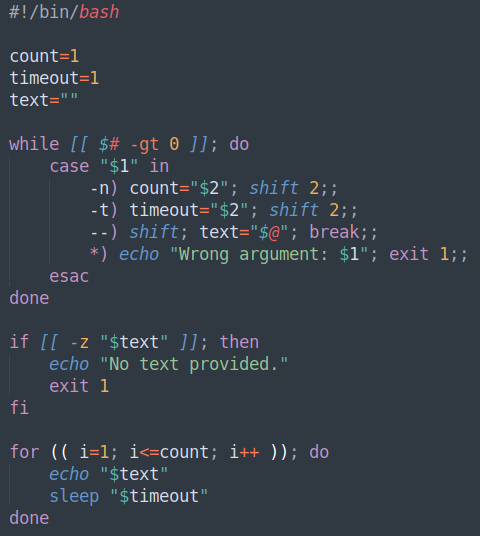
#> input picture 1/1.png, 480 x 536 px
$ python lsb_main.py
#> lines starting #> are read from the running program, lines starting #| are printed output that depends on the picture; long printed decimals are rounded
### 1/modules.py
import numpy as np
import cv2
import base64
import matplotlib.pyplot as plt

def text_to_bits(text):
    """Преобразует текст в битовую строку (8 бит на символ)."""
    return ''.join(format(ord(c), '08b') for c in text)

def lsb_embed(image, data):
    """
    Встраивает битовую строку data в изображение image, используя 1 младший бит каждого пикселя.

    Параметры:
    - image: исходное изображение (numpy-массив).
    - data: битовая строка, которую требуется встроить.

    Возвращает:
    - stego: изображение со встроенными данными.
    """
    h, w = image.shape[:2]
    channels = image.shape[2] if image.ndim == 3 else 1
    capacity = h * w * channels  # Используем только 1 бит на пиксель

    if len(data) > capacity:
        raise ValueError("Объём данных превышает ёмкость изображения.")

    flat = image.flatten()
    new_flat = flat.copy()

    for i in range(len(data)):
        new_flat[i] = (new_flat[i] & 0b11111110) | int(data[i])  # Заменяем только 1 младший бит

    stego = new_flat.reshape(image.shape)
    return stego

def lsb_extract(stego, data_length):
    """
    Извлекает битовую строку из стегоизображения, используя только 1 младший бит каждого пикселя.

    Параметры:
    - stego: изображение со встроенными данными.
    - data_length: общее количество бит, которое нужно извлечь.

    Возвращает:
    - Извлечённая битовая строка.
    """
    flat = stego.flatten()
    extracted_bits = ''.join(str(pixel & 1) for pixel in flat[:data_length])  # Извлекаем только 1 бит на пиксель

    return extracted_bits

def compute_snr(original, stego):
    """Вычисляет отношение сигнал/шум (SNR) в децибелах между оригиналом и стегоизображением."""
    signal = np.sum(original.astype(np.float64) ** 2)
    noise = np.sum((original.astype(np.float64) - stego.astype(np.float64)) ** 2)
    if noise == 0:
        return float('inf')
    snr = 10 * np.log10(signal / noise)
    #snr = signal / noise
    return snr

def compute_maxD(original, stego):
    """Вычисляет максимальное абсолютное отклонение."""
    return np.max(np.abs(original.astype(np.float64) - stego.astype(np.float64)))

def compute_psnr(original, stego):
    """Вычисляет PSNR по формуле из методички."""
    max_pixel_value = float(np.max(original))
    mse = np.mean((original.astype(np.float64) - stego.astype(np.float64)) ** 2)
    if mse == 0:
        return float('inf')
    return (float(original.shape[0] * original.shape[1]) * (max_pixel_value ** 2)) / mse


def plot_error_vs_capacity(original, text):
    """Строит график зависимости вероятности ошибок от объема скрываемых данных."""
    data_lengths = np.linspace(0, len(text_to_bits(text)), 10, dtype=int)
    errors = []

    for data_length in data_lengths:
        data = text_to_bits(text[:data_length // 8])
        stego = lsb_embed(original, data)
        extracted_bits = lsb_extract(stego, len(data))
        extracted_text = ''.join(chr(int(extracted_bits[i:i+8], 2)) for i in range(0, len(extracted_bits), 8))
        error_rate = sum(a != b for a, b in zip(text[:len(extracted_text)], extracted_text)) / len(text)
        errors.append(error_rate)

    plt.plot(data_lengths, errors, marker='o')
    plt.xlabel("Объем скрываемой информации (биты)")
    plt.ylabel("Вероятность ошибки")
    plt.title("Зависимость вероятности ошибок от объема скрываемых данных")
    plt.grid()
    plt.show()

### 1/lsb_main.py
#!/usr/bin/env python3

import cv2
from modules import text_to_bits, lsb_embed, compute_maxD, compute_psnr, compute_snr, plot_error_vs_capacity, lsb_extract

if __name__ == '__main__':
    original = cv2.imread('1.png')
#> original is the input picture: shape (536, 480, 3); mean B, G, R 69.1, 60.1, 52.4
    if original is None:
        print("Ошибка: не удалось загрузить 1.png")
    else:
        text = "secret message"
        data = text_to_bits(text)

        stego = lsb_embed(original, data)
        cv2.imwrite('stego.png', stego)
        print("Данные встроены и стегоизображение сохранено как stego.png")

        maxD = compute_maxD(original, stego)
#> maxD = 1
        snr = compute_snr(original, stego)
#> in compute_snr, `signal = np.sum(original.astype(np.float64) ** 2)`: signal = 3.2e+09
#> in compute_snr, `noise = np.sum((original.astype(np.float64) - stego.astype(np.float64)..`: noise = 47
#> in compute_snr, `snr = 10 * np.log10(signal / noise)`: snr = 78.33
#> snr = 78.33
        psnr = compute_psnr(original, stego)
#> in compute_psnr, `max_pixel_value = float(np.max(original))`: max_pixel_value = 253
#> in compute_psnr, `mse = np.mean((original.astype(np.float64) - stego.astype(np.float64))..`: mse = 6.09e-05
#> psnr = 2.7e+14

        print("μ_maxD:", maxD)
#| μ_maxD: 1.0
        print("μ_SNR:", snr, "dB")
#| μ_SNR: 78.328 dB
        print("μ_PSNR:", psnr)
#| μ_PSNR: 270443466037378.72

        extracted_bits = lsb_extract(stego, len(data))
        extracted_text = ''.join(chr(int(extracted_bits[i:i+8], 2)) for i in range(0, len(extracted_bits), 8))
        print("Извлечённый текст:", extracted_text)
#| Извлечённый текст: secret message

        plot_error_vs_capacity(original, text)
#> the loop in plot_error_vs_capacity, `for data_length in data_lengths:` made 10 passes
#> extracted_bits on passes 1 to 4: '', '01110011', '011100110110010101100011', '01110011011001010110001101110010'
#> after the loop in plot_error_vs_capacity, `for data_length in data_lengths:`: errors = [0, 0, 0, 0, 0, 0, 0, 0, 0, 0]
#> in plot_error_vs_capacity, `plt.show()`:
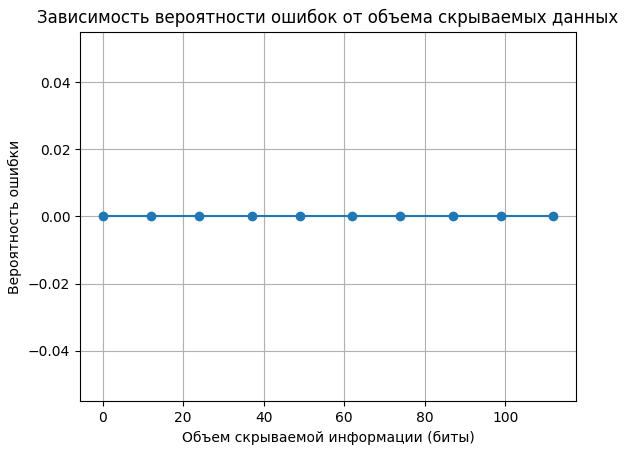
#> figure drawn by matplotlib, 1 panel
